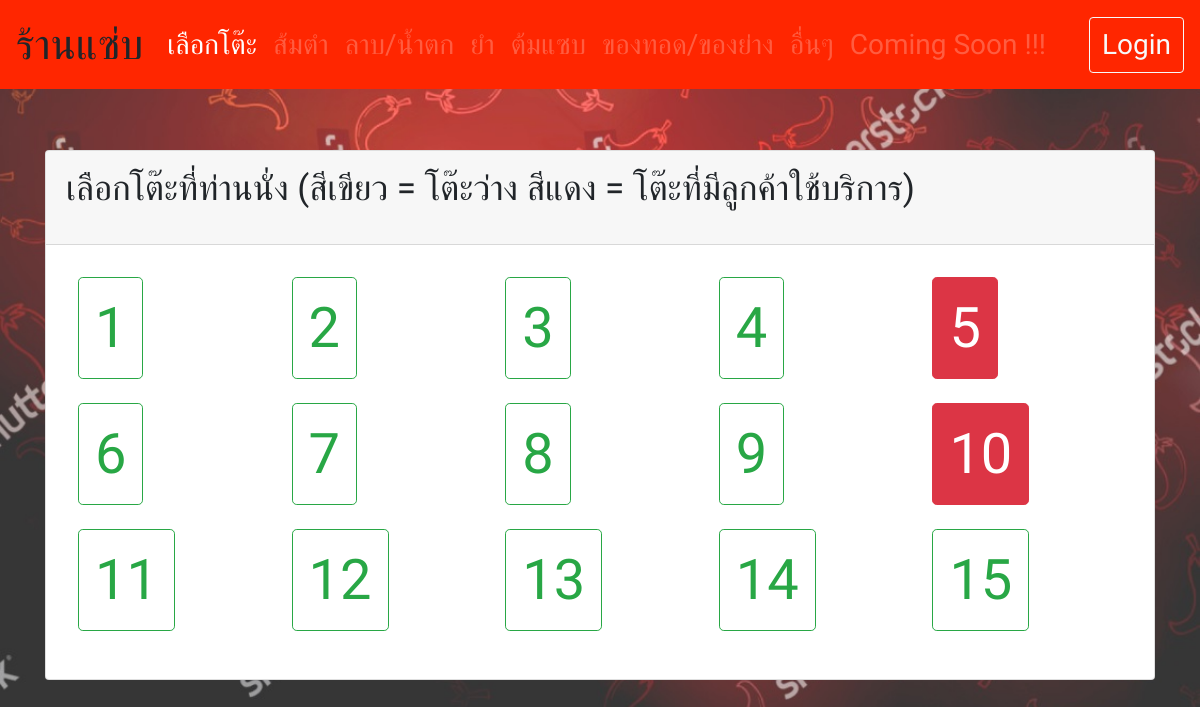
The app's page /S_Order/choosetable.php with its own data.
### tables this page shows
CREATE TABLE `tablestatus` (
  `tableNum` int(20) NOT NULL,
  `tableAv` tinyint(1) NOT NULL DEFAULT '1'
);

### S_Order/choosetable.php (the view, shortened to what this page needs)
<?php
    require '../reqFile.php'
?>
<!DOCTYPE html>
<html>
<head>
</head>
<body>
  <div class="container">
    <nav class="navbar fixed-top navbar-expand-lg navbar-dark" style='background-color: #ff2600;'>
      <a class="navbar-brand" style='font-size:150%;'>ร้านแซ่บ</a>
      <div class="collapse navbar-collapse" id="navbarSupportedContent">
        <ul class="navbar-nav mr-auto">
          <li class="nav-item">
            <a class="nav-link active" href="choosetable.php">เลือกโต๊ะ</a>
          </li>
          <li class="nav-item">
            <a class="nav-link disabled" href="somtum.php">ส้มตำ</a>
          </li>
          <li class="nav-item">
            <a class="nav-link disabled" href="larb.php">ลาบ/น้ำตก</a>
          </li>
          <li class="nav-item">
            <a class="nav-link disabled" href="yum.php">ยำ</a>
          </li>
          <li class="nav-item">
            <a class="nav-link disabled" href="tomsabb.php">ต้มแซบ</a>
          </li>
          <li class="nav-item">
            <a class="nav-link disabled" href="fried.php">ของทอด/ของย่าง</a>
          </li>
          <li class="nav-item">
            <a class="nav-link disabled" href="other.php">อื่นๆ</a>
          </li>
          <li class="nav-item">
            <a class="nav-link disabled" href="#" tabindex="-1" aria-disabled="true">Coming Soon !!!</a>
          </li>
        </ul>
        <div class="my-2 my-lg-0">
                    <?php
                        if(isset($_SESSION['role'])){ ?>
                            <div class='dropdown' style="font-size:100%;">
                                <a class='btn btn-light dropdown-toggle' href="#" role='button' id='dropdownMenuLink' data-toggle='dropdown'
                                aria-haspopup='true' aria-expanded='false'>
                                    <?php   echo 'ยินดีต้อนรับ ';
                                            if($_SESSION['role'] == 'a'){
                                                echo 'ADMIN : '.$_SESSION['username'];
                                            } else {
                                                echo $_SESSION['username'];
                                            }
                                    ?>
                                </a>
                                <div class='dropdown-menu dropdown-menu-lg-right' aria-labelledby='dropdownMenuLink'>
                                    <a href='../index.php' class='dropdown-item'>หน้าหลัก</a>
                                    <div class="dropdown-divider"></div>
                                    <a href='../S_Admin/acc/logout.php' class='dropdown-item'>Logout</a>
                                </div>
                            </div>
                            <?php
                        }
                        else{   ?>
                            <a class='btn btn-outline-light' href="../S_Admin/login.php" style='font-size:100%;'>Login</a>
                            <?php
                        }
          ?>
        </div>
      </div>
    </nav>
    <form action="CTtoCF.php" method="post">
    <div class="card" style="margin-top:150px;">
      <div class="card-header">
        <p style="font-size:125%;">เลือกโต๊ะที่ท่านนั่ง  (สีเขียว = โต๊ะว่าง   สีแดง = โต๊ะที่มีลูกค้าใช้บริการ)</p>
      </div>
      <div class="card-body">
        <table class="table table-borderless">
          <tbody>
          <?php
            $q="SELECT * FROM tablestatus ORDER BY tableNum ASC";
            $result = $mysqli->query($q);
            while($rs=$result->fetch_object()){
              $tableNum = $rs->tableNum;
              $tableAv = $rs->tableAv;
              if ($tableNum%5==1)
                echo "<tr>"
              ?>
              <?php
                if($tableAv==true)
                  echo '<td><button href="CTtoCF.php" name="tableNumber" value="'.$tableNum.'" class="btn btn-outline-success btn-lg" style="font-size:200%;">'.$tableNum.'</button></td>';
                else
                  echo  '<td><button href="CTtoCF.php" name="tableNumber" value="'.$tableNum.'" class="btn btn-danger btn-lg" style="font-size:200%;">'.$tableNum.'</button></td>';
              ?>
              <?php if($tableNum%5==0)  echo '</tr>';?>
            <?php  } ?>
          </tbody>
        </table>
      </div>
    </div>
    </form>
  </div>
</body>
</html>

### reqFile.php (shortened to what this page needs)
<!DOCTYPE html>
<html>
    <head>
        <link href="open-iconic/font/css/open-iconic-bootstrap.css" rel="stylesheet">
        <link rel="stylesheet" href="https://stackpath.bootstrapcdn.com/bootstrap/4.3.1/css/bootstrap.min.css"
>
    </head>
    <body>
    </body>
</html>

### reqFile.php (style rules this page uses)
body { font-size: 175%; font-family: Itim; background-image: url("img/admin-BG.jpg"); background-repeat: no-repeat; background-attachment: fixed; background-size: 100%; }

### S_Order/choosetable.php (style rules this page uses)
body { background-image: url("../img/admin-BG.jpg"); background-repeat: no-repeat; background-attachment: fixed; background-size: 100%; }

### records on screen
tablestatus: tableNum "1"
tablestatus: tableNum "2"
tablestatus: tableNum "3"
tablestatus: tableNum "4"
tablestatus: tableNum "5"
tablestatus: tableNum "6"
tablestatus: tableNum "7"
tablestatus: tableNum "8"
tablestatus: tableNum "9"
tablestatus: tableNum "10"
tablestatus: tableNum "11"
tablestatus: tableNum "12"
tablestatus: tableNum "13"
tablestatus: tableNum "14"
tablestatus: tableNum "15"
